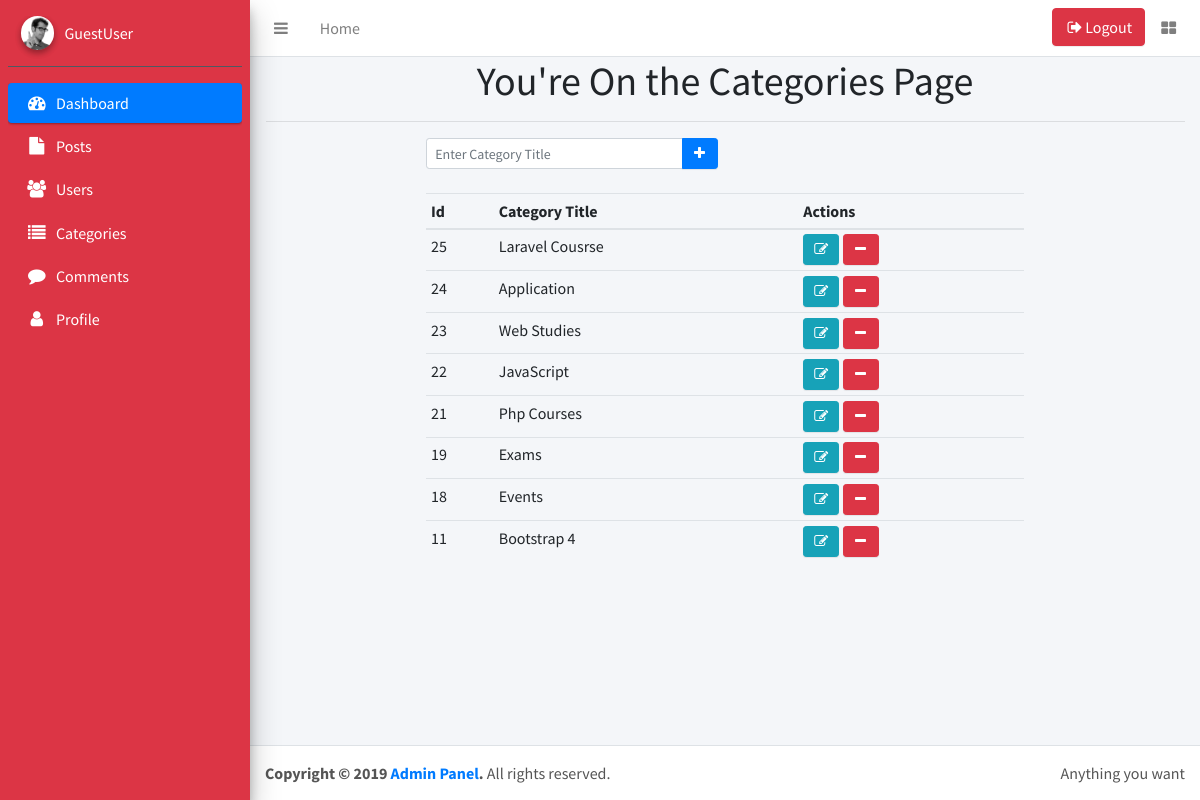
The page /admin/index.php?pages=categories on the database its author committed.
### tables this page shows
CREATE TABLE `categories` (
  `cat_id` int(11) NOT NULL,
  `cat_title` varchar(255) NOT NULL
);

### admin/pages/categories.php (the view, shortened to what this page needs)
<h1 class="text-center">You're On the Categories Page</h1> <hr/>
<div class="cat-list col-md-8 mx-auto">
        <div class="row mb-4">
        <form action="" method="post" class='col-md-6'>
            <div class="input-group">
                <input type="text" name="cat_title" class="form-control form-control-sm" placeholder="Enter Category Title">
                <span class="input-group-append">
                    <button type="submit" name="add_cat" class="btn btn-primary btn-sm"><i class="fa fa-plus fa-fw"></i></button>
                </span>
            </div>
        </form>
</div>
    <div class="table-responsive">
        <table class="table table-hover table-sm">
            <thead>
                <tr>
                    <th>Id</th>
                    <th>Category Title</th>
                    <th>Actions</th>
                </tr>
            </thead>
            <tbody>
                <?php
                    $sql = 'select * from categories order by cat_id desc';
                    $cat_query = $connection->query($sql);
                    if ($cat_query->num_rows > 0) {
                        while ($cat = $cat_query->fetch_assoc()) {
                ?>
                        <tr>
                            <td><?php echo $cat['cat_id'] ?></td>
                            <td><?php echo $cat['cat_title'] ?></td>
                            <td>
                                <a class="btn btn-info btn-sm" href="?pages=categories&cat_id=<?php echo $cat['cat_id'] ?>"><i class="fa fa-edit fa-fw"></i></a>
                                <a onClick="javascript: return confirm('Are you sure?')" class="btn btn-danger btn-sm" href='?pages=categories&delete=<?php echo $cat['cat_id'] ?>'><i class="fa fa-minus fa-fw"></i></a>
                            </td>
                        </tr>
                    <?php    }
                    }
                ?>
            </tbody>
        </table>
    </div>
</div>

### rows shown on the page
categories: cat_id "25", cat_title "Laravel Cousrse"
categories: cat_id "24", cat_title "Application"
categories: cat_id "23", cat_title "Web Studies"
categories: cat_id "22", cat_title "JavaScript"
categories: cat_id "21", cat_title "Php Courses"
categories: cat_id "19", cat_title "Exams"
categories: cat_id "18", cat_title "Events"
categories: cat_id "11", cat_title "Bootstrap 4"
